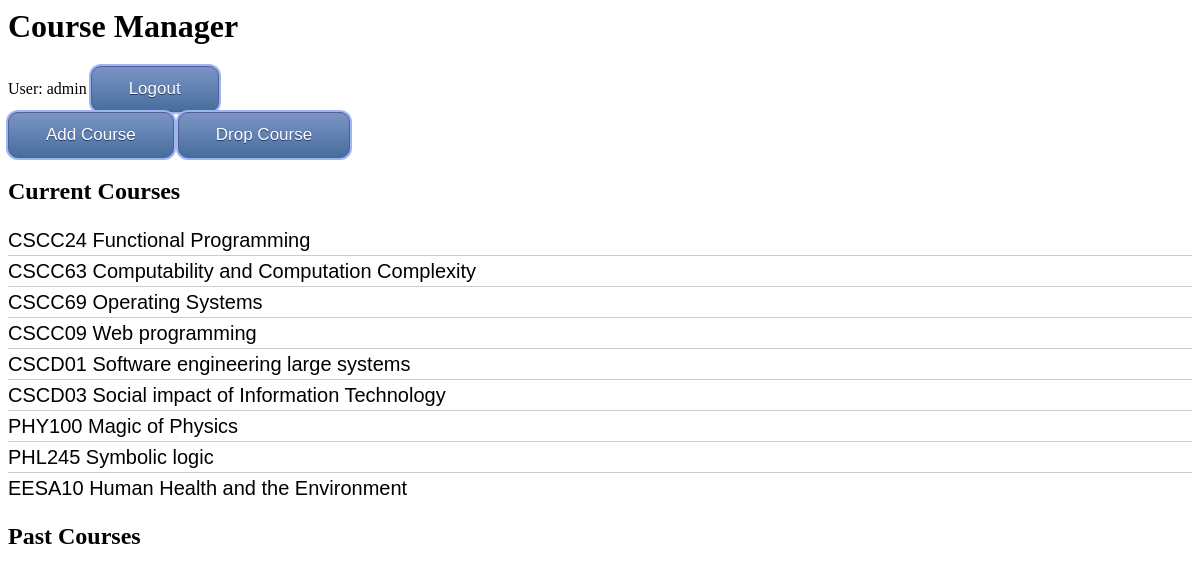
The app's page /courses/ (signed in), older data.
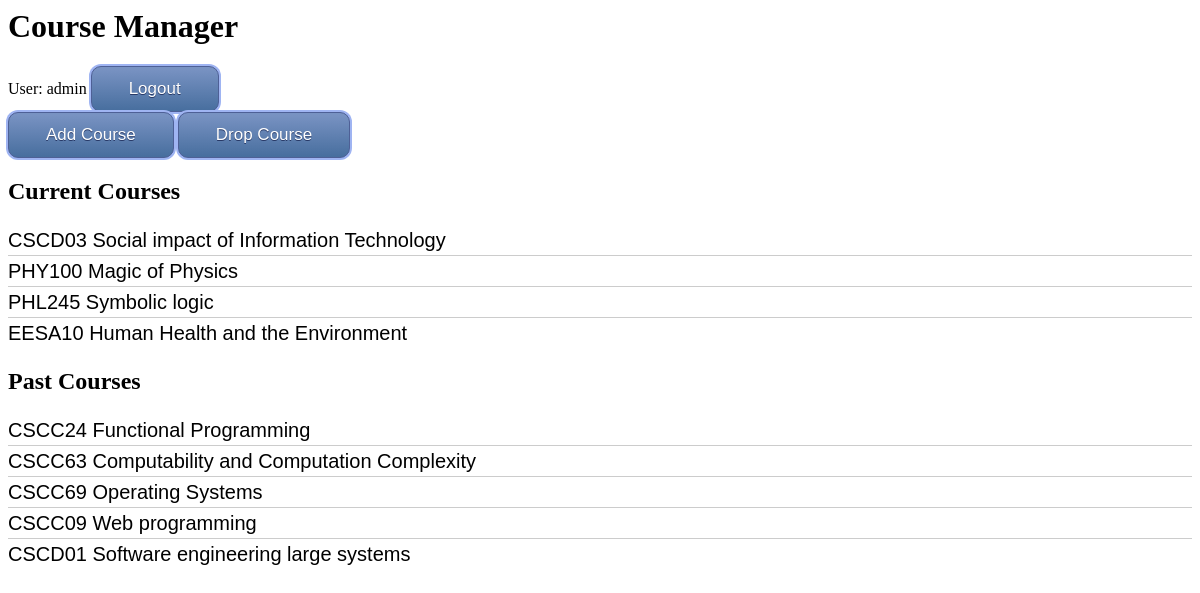
The same page, newer data.
### courses/models.py (models this page shows, shortened)
class UserCourse(models.Model):
    user = models.ForeignKey(User, on_delete=models.CASCADE)
    course = models.ForeignKey(Course, on_delete=models.CASCADE)
    is_current = models.BooleanField(default=True)

class Course(models.Model):
    course_code = models.CharField(max_length=20)
    course_name = models.CharField(max_length=200)

### courses/views.py (the view)
# urls.py: path('', views.index, name='index'),
@login_required(login_url='/accounts/login/')
def index(request):
    courses = UserCourse.objects.filter(user=request.user)
    context = {
        'course_list' : courses,
    }
    return render(request, 'courses/index.html', context=context)

### courses/templates/courses/index.html (shortened to what this page needs)
{% load static %}
<link rel="stylesheet" type="text/css" href="{% static 'courses/style.css' %}">
<h1>Course Manager</h1>
{% if user.is_authenticated %}
<div>
    User: {{ user.get_username }}
    <a class="button" href="{% url 'logout'%}?next={{request.path}}">Logout</a>
</div>
<a class="button" href="{% url 'courses:add_course' %}">Add Course</a>
<a class="button" href="{% url 'courses:drop_course' %}">Drop Course</a>
<h2>Current Courses</h2>
{% if course_list %}
<ul>
    {% for usercourse in course_list %}
        {% if usercourse.is_current %}
        <li><a href="{% url 'courses:detail' usercourse.course.id %}">{{ usercourse.course.course_code }} {{ usercourse.course.course_name}}</a></li>
        {% endif %}
    {% endfor %}
</ul>
{% else %}
<p>No courses are registered.</p>
{% endif %}
<h2>Past Courses</h2>
{% if course_list %}
<ul>
    {% for usercourse in course_list %}
        {% if not usercourse.is_current%}
        <li><a href="{% url 'courses:detail' usercourse.course.id %}">{{ usercourse.course.course_code }} {{ usercourse.course.course_name}}</a></li>
        {% endif%}
    {% endfor %}
</ul>
{% else %}
<p>No courses are taken in the past.</p>
{% endif %}
{% else %}
<p> You are not authenticated, please
<a href="{% url 'login'%}?next={{request.path}}">Login</a></p>
{% endif %}

Row changes from the older to the newer data that the page shows:
changed UserCourse "CSCC24": moves from the list under "Current Courses" to the list under "Past Courses"
changed UserCourse "CSCC63": moves from the list under "Current Courses" to the list under "Past Courses"
changed UserCourse "CSCC69": moves from the list under "Current Courses" to the list under "Past Courses"
changed UserCourse "CSCC09": moves from the list under "Current Courses" to the list under "Past Courses"
changed UserCourse "CSCD01": moves from the list under "Current Courses" to the list under "Past Courses"
